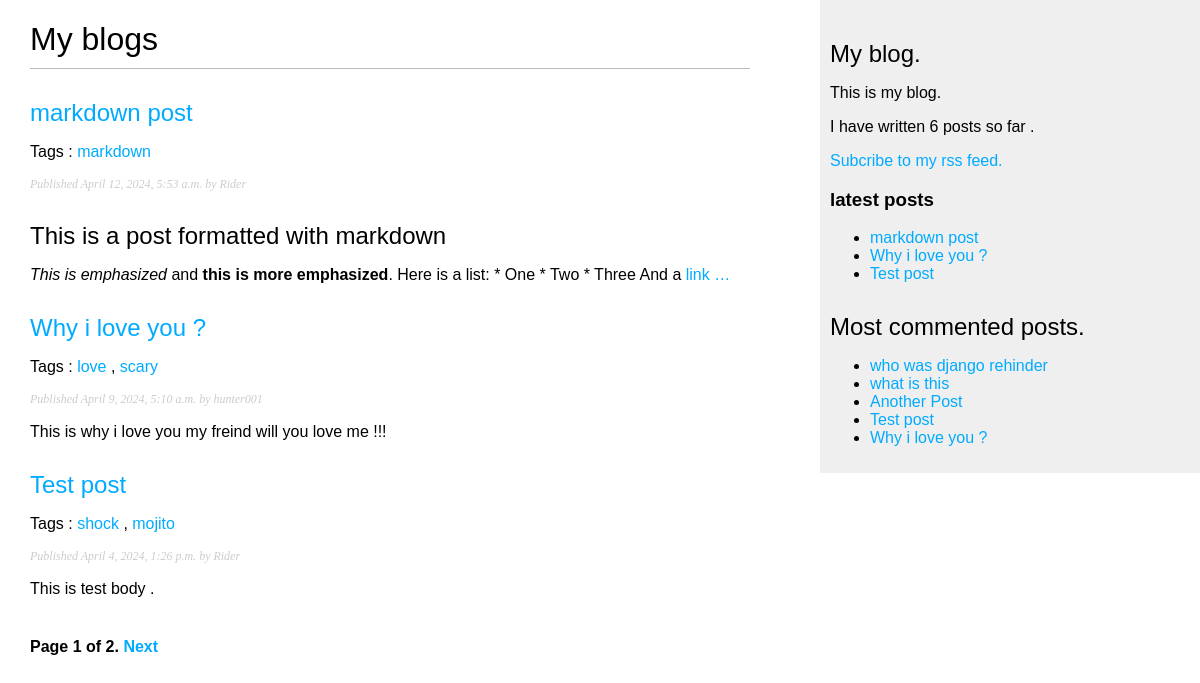
Before: /blog/ with the older database file.
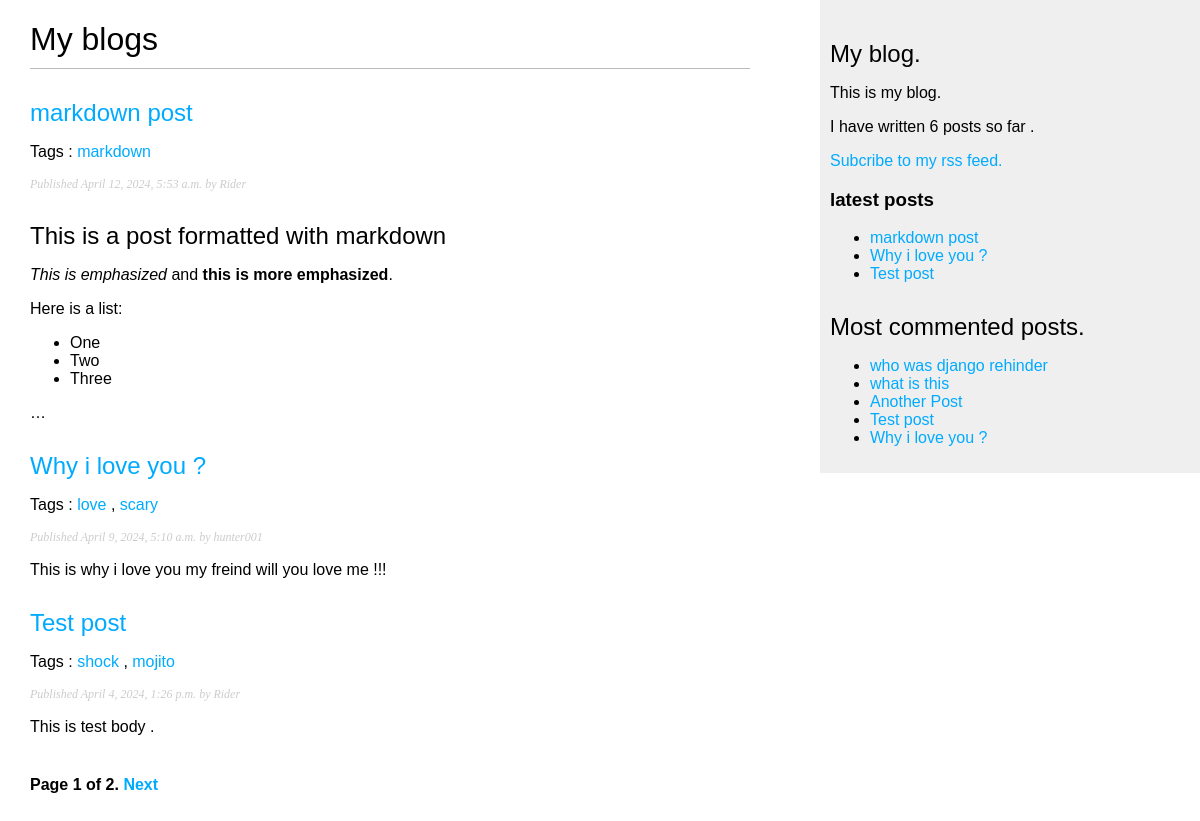
After: the same page with the newer database file.
### blog/models.py (models this page shows, shortened)
class Post(models.Model):
    class Status(models.TextChoices):
        DRAFT = 'DF','draft'
        PUBLISHED = 'PB','Published'
    title = models.CharField(max_length=250)
    slug = models.SlugField(max_length=250,
                            unique='publish')
    author = models.ForeignKey(User,
                               on_delete=models.CASCADE,
                               related_name='blog_posts')
    body = models.TextField()
    publish = models.DateTimeField(default=timezone.now())
    created = models.DateTimeField(auto_now_add=True)
    updated = models.DateTimeField(auto_now=True)
    tags = TaggableManager()
    status = models.CharField(
        max_length=2,
        choices=Status.choices,
        default=Status.DRAFT
    )
    objects = models.Manager() # default manager
    published = PublishedManager() # custom manager
    class Meta:
        ordering = ['-publish']
        indexes = [
            models.Index(fields=['-publish']),
        ]
    def get_absolute_url(self):
        return reverse('blog:post_detail',args=[self.publish.year,
                                                self.publish.month,
                                                self.publish.day,
                                                self.slug
                                                ])

### blog/views.py (the view)
# urls.py: path('',views.post_list,name='post_list'),
def post_list(request,tag_slug=None):
    post_list = Post.published.all()
    tag = None
    if tag_slug:
        tag = get_object_or_404(Tag,slug=tag_slug)
        post_list = post_list.filter(tags__in=[tag])
    paginator = Paginator(post_list,3)
    page_number = request.GET.get('page',1)
    try:
        posts = paginator.page(page_number)
    except PageNotAnInteger:
        posts = paginator.page(1)
    except EmptyPage:
        posts = paginator.page(num_pages)
    return render(
        request,
        'blog/post/list.html',
        {
            'posts':posts,
            'tag':tag
        }
    )

### blog/models.py (called while the page is built)
    def get_queryset(self):
        return super().get_queryset().filter(status=Post.Status.PUBLISHED)

### blog/templatetags/blog_tags.py (called while the page is built)
@register.simple_tag
def total_posts():
    return Post.published.count()

@register.inclusion_tag('blog/post/latest_posts.html')
def show_latest_posts(count=5):
    latest_posts = Post.published.order_by('-publish')[:count]
    return {
        'latest_posts' : latest_posts
    }

@register.simple_tag
def get_most_commented_post(count=5):
    return Post.published.annotate(
        total_comments=Count('comments')
    ).order_by('-total_comments')[:count]

@register.filter(name="markdown")
def markdown_format(text):
    return mark_safe(markdown.markdown(text))

### blog/templates/blog/post/list.html (shortened to what this page needs)
{% extends "blog/base.html" %}
{% load blog_tags %}
{% block content %}
  <h1>My blogs</h1>
  {% for post in posts%}
    <h2>
    <a href="{{ post.get_absolute_url }}">{{post.title}}
    </a>
    </h2>
    <p class='tags'>
    Tags :
    {% for tag in post.tags.all %}
     <a href="{% url "blog:post_list_by_tag" tag.slug %}">
      {{tag.name}}
     </a>
     {% if not forloop.last %}, {% endif %}
    {% endfor %}
    </p>
    <p class="date">
    Published {{post.publish}} by {{post.author}}
    </p>
    {{ post.body|markdown|truncatewords_html:30}}
  {% endfor %}
{% include "pagination.html" with page=posts %}
{% endblock %}

### blog/templates/blog/base.html (shortened to what this page needs)
{% load blog_tags %}
{% load static %}
<!DOCTYPE html>
<html>
    <head>
        <link href="{% static "css/blog.css" %}" rel="stylesheet">
    </head>
    <body>
       <div id="content">
         {% block content %}
         {% endblock %}
       </div>
       <div id="sidebar">
         <h2>My blog.</h2>
         <p>This is my blog.</p>
         I have written {% total_posts %} posts so far .
         <p>
         <a href="{% url 'blog:post_feed' %}">Subcribe to my rss feed.
         </a>
         </p>
         <h3>latest posts</h3>
         {% show_latest_posts 3%}
         <h2>Most commented posts.</h2>
         {% get_most_commented_post as commented_post %}
         <ul>
           {% for post in commented_post %}
             <li>
               <a href="{{ post.get_absolute_post  }}">{{post.title}}</a>
             </li>
           {% endfor %}
         </ul>
       </div>
    </body>
</html>

### blog/templates/pagination.html (shortened to what this page needs)
<div class="pagination">
   <span class="step-links">
   <span class="current">
      Page {{ page.number }} of {{ page.paginator.num_pages }}.
   </span>
    {% if page.has_next %}
       <a href="?page={{ page.next_page_number }}">Next</a>
          {% endif %}
    </span>
</div>

### blog/templates/blog/post/latest_posts.html
<ul>
  {% for post in latest_posts %}
    <li>
       <a href="{{ post.get_absolute_url }}">{{ post.title}}</a>
    </li>
  {% endfor %}
</ul>

### blog/static/css/blog.css (style rules this page uses)
body { margin: 0; padding: 0; font-family: helvetica, sans-serif; }
a { color: #00abff; text-decoration: none; }
h1 { font-weight: normal; border-bottom: 1px solid #bbb; padding: 0 0 10px 0; }
h2 { font-weight: normal; margin: 30px 0 0; }
#content { float: left; width: 60%; padding: 0 0 0 30px; }
#sidebar { float: right; width: 30%; padding: 10px; background: #efefef; height: 100%; }
p.date { color: #ccc; font-family: georgia, serif; font-size: 12px; font-style: italic; }
.pagination { margin: 40px 0; font-weight: bold; }

Changed rows visible on the page:
changed Post "markdown post": body "This is a post formatted with markdown This is emphasized and this is more emphasized . Here is a list: * One * Two * Three And a link …" → "This is a post formatted with markdown This is emphasized and this is more emphasized . Here is a list: One Two Three …"
